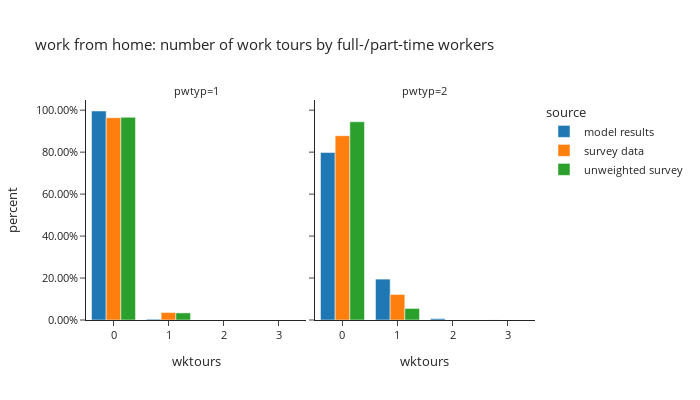

Notebook code for this chart:
### Code cell
_df = df_full_person_day_workers[df_full_person_day_workers['worker_type']=="wfh"].groupby(['source','pwtyp','wktours'])['pdexpfac'].sum().reset_index()
_df['percent'] = _df.groupby(['source','pwtyp'], group_keys=False)['pdexpfac'].apply(lambda x: x / float(x.sum()))

fig = px.bar(_df, x='wktours', y="percent", custom_data=['pdexpfac'],
             facet_col="pwtyp",color="source",
             barmode="group",template="simple_white",
             title="work from home: number of work tours by full-/part-time workers")
# fig.for_each_annotation(lambda a: a.update(text = a.text.split("=")[-1]))
fig.update_traces(hovertemplate="share of workers: %{y:.2%}<br>" +
                                "worker counts: %{customdata[0]:.0f}",)
fig.update_layout(height=400, width=700, font=dict(size=11),
                  yaxis_tickformat = '.2%')
fig.show()

### Figure 1 — Plotly figure (JSON) as saved in the notebook; plotly's stock layout.template omitted (floating-point values rounded to 4 significant figures)
{"data": [{"alignmentgroup": "True", "customdata": [[197000.0], [751.0], [11.0], [1.0]], "hovertemplate": "share of workers: %{y:.2%}<br>worker counts: %{customdata[0]:.0f}", "legendgroup": "model results", "marker": {"color": "#1F77B4", "pattern": {"shape": ""}}, "name": "model results", "offsetgroup": "model results", "orientation": "v", "showlegend": true, "textposition": "auto", "type": "bar", "x": [0, 1, 2, 3], "xaxis": "x", "y": [0.9961, 0.003798, 5.563e-05, 5.057e-06], "yaxis": "y"}, {"alignmentgroup": "True", "customdata": [[107500.0], [26240.0], [896.0], [37.0]], "hovertemplate": "share of workers: %{y:.2%}<br>worker counts: %{customdata[0]:.0f}", "legendgroup": "model results", "marker": {"color": "#1F77B4", "pattern": {"shape": ""}}, "name": "model results", "offsetgroup": "model results", "orientation": "v", "showlegend": false, "textposition": "auto", "type": "bar", "x": [0, 1, 2, 3], "xaxis": "x2", "y": [0.7982, 0.1949, 0.006654, 0.0002748], "yaxis": "y2"}, {"alignmentgroup": "True", "customdata": [[167100.0], [6215.0]], "hovertemplate": "share of workers: %{y:.2%}<br>worker counts: %{customdata[0]:.0f}", "legendgroup": "survey data", "marker": {"color": "#FF7F0E", "pattern": {"shape": ""}}, "name": "survey data", "offsetgroup": "survey data", "orientation": "v", "showlegend": true, "textposition": "auto", "type": "bar", "x": [0, 1], "xaxis": "x", "y": [0.9641, 0.03586], "yaxis": "y"}, {"alignmentgroup": "True", "customdata": [[72110.0], [9996.0]], "hovertemplate": "share of workers: %{y:.2%}<br>worker counts: %{customdata[0]:.0f}", "legendgroup": "survey data", "marker": {"color": "#FF7F0E", "pattern": {"shape": ""}}, "name": "survey data", "offsetgroup": "survey data", "orientation": "v", "showlegend": false, "textposition": "auto", "type": "bar", "x": [0, 1], "xaxis": "x2", "y": [0.8783, 0.1217], "yaxis": "y2"}, {"alignmentgroup": "True", "customdata": [[799.0], [28.0]], "hovertemplate": "share of workers: %{y:.2%}<br>worker counts: %{customdata[0]:.0f}", "legendgroup": "unweighted survey", "marker": {"color": "#2CA02C", "pattern": {"shape": ""}}, "name": "unweighted survey", "offsetgroup": "unweighted survey", "orientation": "v", "showlegend": true, "textposition": "auto", "type": "bar", "x": [0, 1], "xaxis": "x", "y": [0.9661, 0.03386], "yaxis": "y"}, {"alignmentgroup": "True", "customdata": [[206.0], [12.0]], "hovertemplate": "share of workers: %{y:.2%}<br>worker counts: %{customdata[0]:.0f}", "legendgroup": "unweighted survey", "marker": {"color": "#2CA02C", "pattern": {"shape": ""}}, "name": "unweighted survey", "offsetgroup": "unweighted survey", "orientation": "v", "showlegend": false, "textposition": "auto", "type": "bar", "x": [0, 1], "xaxis": "x2", "y": [0.945, 0.05505], "yaxis": "y2"}], "layout": {"annotations": [{"font": {}, "showarrow": false, "text": "pwtyp=1", "x": 0.245, "xanchor": "center", "xref": "paper", "y": 1.0, "yanchor": "bottom", "yref": "paper"}, {"font": {}, "showarrow": false, "text": "pwtyp=2", "x": 0.755, "xanchor": "center", "xref": "paper", "y": 1.0, "yanchor": "bottom", "yref": "paper"}], "barmode": "group", "font": {"size": 11}, "height": 400, "legend": {"title": {"text": "source"}, "tracegroupgap": 0}, "title": {"text": "work from home: number of work tours by full-/part-time workers"}, "width": 700, "xaxis": {"anchor": "y", "domain": [0.0, 0.49], "title": {"text": "wktours"}}, "xaxis2": {"anchor": "y2", "domain": [0.51, 1.0], "matches": "x", "title": {"text": "wktours"}}, "yaxis": {"anchor": "x", "domain": [0.0, 1.0], "tickformat": ".2%", "title": {"text": "percent"}}, "yaxis2": {"anchor": "x2", "domain": [0.0, 1.0], "matches": "y", "showticklabels": false}}}
